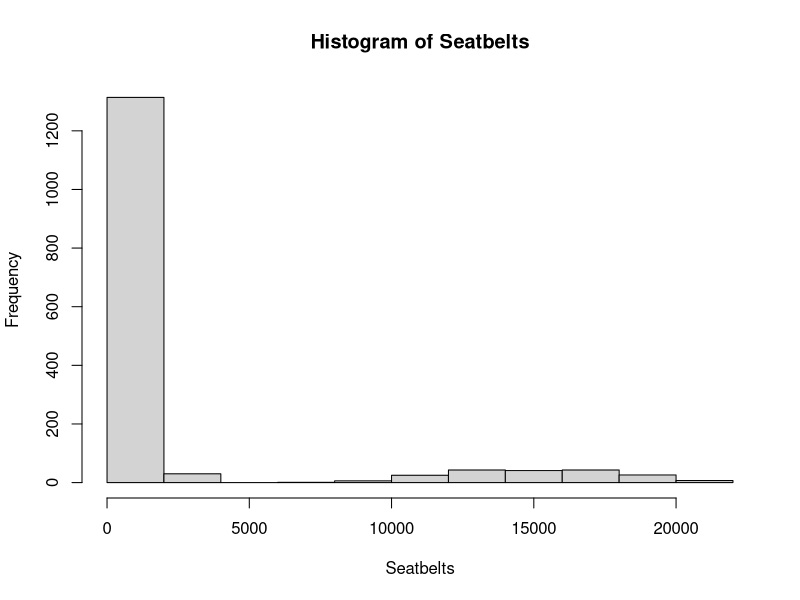
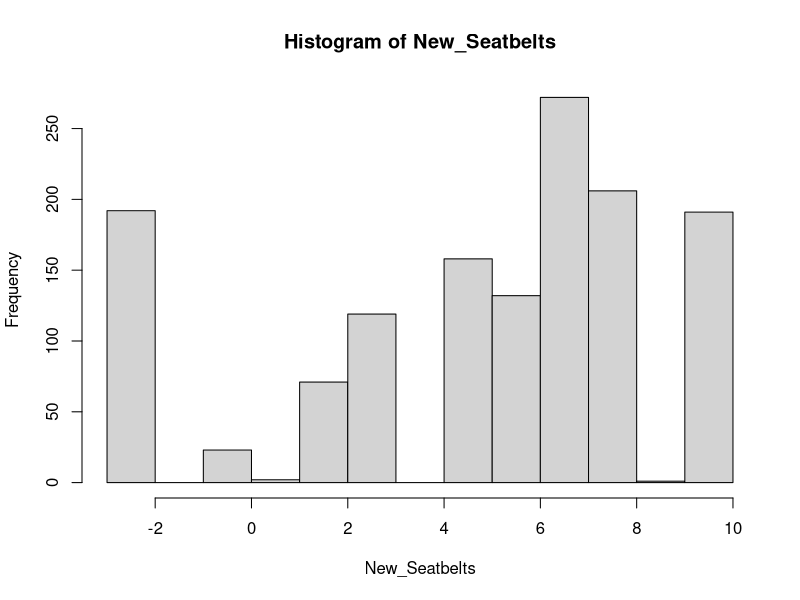
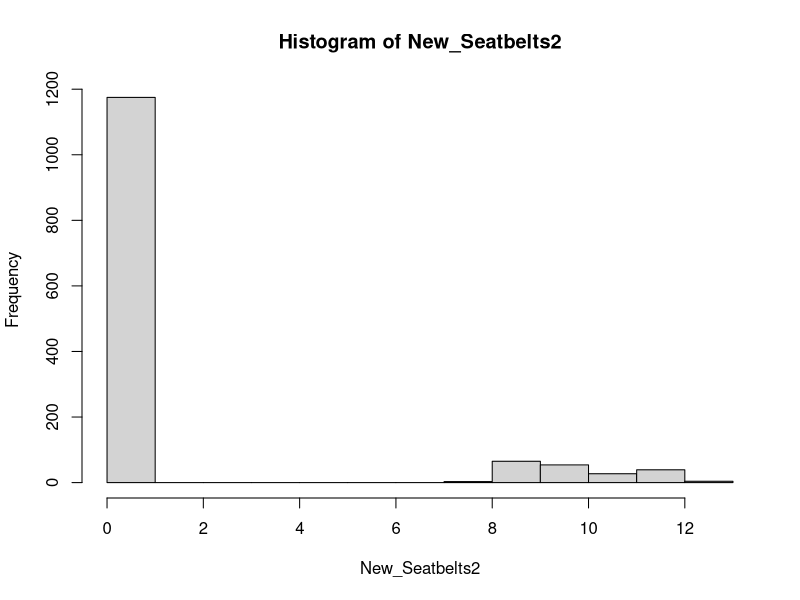

Write R code to recreate these figures, in order.
#lab3

#Part 1
  #create 2 dataframes using given tables
  DEMscore = data.frame(country = c("USA", "Albania", "Turkey", "China", "Sudan"), Democracy.score = c(19, 16, 16, 5, 10)) 
  DEMscore
  GDPscore = data.frame(country = c("USA", "Albania", "Turkey", "China", "Sudan"), GDP = c(12000, 10000, 9000, 20000, 500))  
  GDPscore

  #find the dimensions of each dataframe
  dim(DEMscore)
  dim(GDPscore)
  
  #merge the two dataframes by country and find new dimension
  Combo=merge(DEMscore, GDPscore, by.x="country", by.y="country")
  Combo
  dim(Combo)

#part 2
  #Find dataset "women" and convert weight in pounds to kilograms
  women
  Weight_kg=(women$weight*2.2)
  Weight_kg

  #convert height to meters
  Height_m=(women$height*39.3700787402)
  Height_m

  #calculate BMI
  BMI=(Weight_kg/Height_m^2)
  BMI

  #find all summary statistics
  summary(women$height)
  summary(women$weight)
  summary(Height_m)
  summary(Weight_kg)
  summary(BMI)

#part 3
  #plot dataset seatbelts and try to reduce the skewness
  Seatbelts
  hist(Seatbelts)
  New_Seatbelts = log(Seatbelts)
  hist(New_Seatbelts)

  New_Seatbelts2 = (1/Seatbelts)
  hist(New_Seatbelts2)
